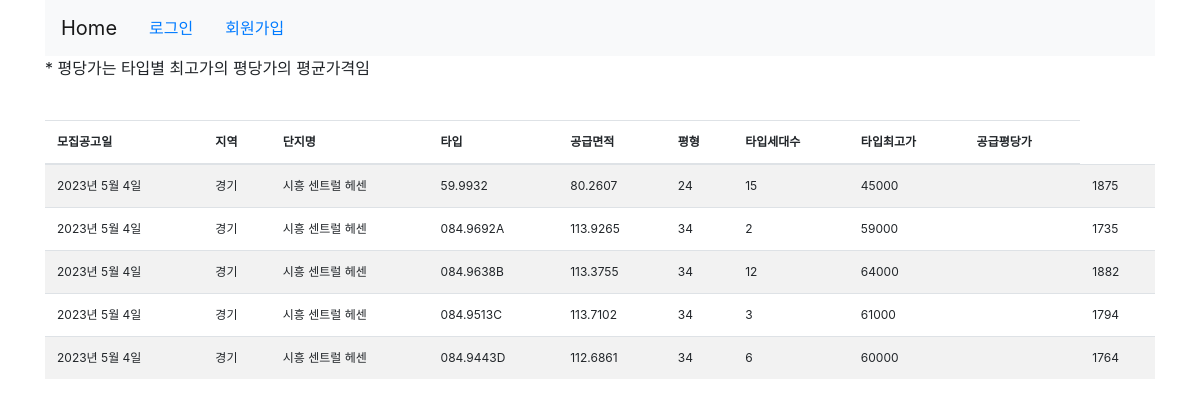
The page /ahome/3/ on the database its author committed.
### ahome/models.py (models this page shows, shortened)
class Adetail(models.Model):
    관리번호 = models.BigIntegerField(blank=True, null=True)
    모집공고일 = models.DateField(blank=True, null=True)
    지역 = models.TextField(blank=True, null=True)
    단지명 = models.TextField(blank=True, null=True)
    세대수 = models.BigIntegerField(blank=True, null=True)
    타입 = models.TextField(blank=True, null=True)
    공급면적 = models.TextField(blank=True, null=True)
    평형 = models.BigIntegerField(blank=True, null=True)
    타입세대수 = models.BigIntegerField(blank=True, null=True)
    타입최고가 = models.TextField(blank=True, null=True)
    공급평당가 = models.TextField(blank=True, null=True)
    모집공고월 = models.DateField(blank=True, null=True)
    abase = models.ForeignKey(Abase, on_delete=models.CASCADE)

### ahome/views.py (the view)
# urls.py: path('<int:abase_id>/', views.apply_detail , name='apply_detail'),
def apply_detail(request, abase_id):
    abase = Abase.objects.get(id=abase_id)
    details = abase.adetail_set.all()
    context = {
        'abase': abase,
        'details': details
    }
    return render(request, 'ahome/apply_detail.html', context)

### templates/ahome/apply_detail.html
{% extends 'base.html' %}
{% block content %}
<div class="container">
    <table class="table table-striped" style="font-size:12px">
        <p style="font-size:9;">* 평당가는 타입별 최고가의 평당가의 평균가격임</p>
        <thead>
        <tr>
            <th>모집공고일</th>
            <th>지역</th>
            <th>단지명</th>
            <th>타입</th>
            <th>공급면적</th>
            <th>평형</th>
            <th>타입세대수</th>
            <th>타입최고가</th>
            <th>공급평당가</th>
        </tr></br>
         </thead>
        <tbody>
        {% for value in details %}
        <tr>
            <td> {{ value.모집공고일 }}</td>
            <td> {{ value.지역 }}</td>
            <td> {{ value.단지명 }}</td>
            <td> {{ value.타입 }}</td>
            <td> {{ value.공급면적 }}</td>
            <td> {{ value.평형 }}</td>
            <td> {{ value.타입세대수 }}</td>
            <td> {{ value.타입최고가 }}</td>
            <td> {{ value.계약종료일 }}</td>
            <td> {{ value.공급평당가 }}</td>
        </tr>
        {% endfor %}
        </tbody>
    </table>
</div>
{% endblock %}

### rows shown on the page
Adetail: 모집공고일 "2023년 5월 4일", 지역 "경기", 단지명 "시흥 센트럴 헤센", 타입 "59.9932", 공급면적 "80.2607", 평형 "24", 타입세대수 "15", 타입최고가 "45000", 공급평당가 "1875"
Adetail: 모집공고일 "2023년 5월 4일", 지역 "경기", 단지명 "시흥 센트럴 헤센", 타입 "084.9692A", 공급면적 "113.9265", 평형 "34", 타입세대수 "2", 타입최고가 "59000", 공급평당가 "1735"
Adetail: 모집공고일 "2023년 5월 4일", 지역 "경기", 단지명 "시흥 센트럴 헤센", 타입 "084.9638B", 공급면적 "113.3755", 평형 "34", 타입세대수 "12", 타입최고가 "64000", 공급평당가 "1882"
Adetail: 모집공고일 "2023년 5월 4일", 지역 "경기", 단지명 "시흥 센트럴 헤센", 타입 "084.9513C", 공급면적 "113.7102", 평형 "34", 타입세대수 "3", 타입최고가 "61000", 공급평당가 "1794"
Adetail: 모집공고일 "2023년 5월 4일", 지역 "경기", 단지명 "시흥 센트럴 헤센", 타입 "084.9443D", 공급면적 "112.6861", 평형 "34", 타입세대수 "6", 타입최고가 "60000", 공급평당가 "1764"
